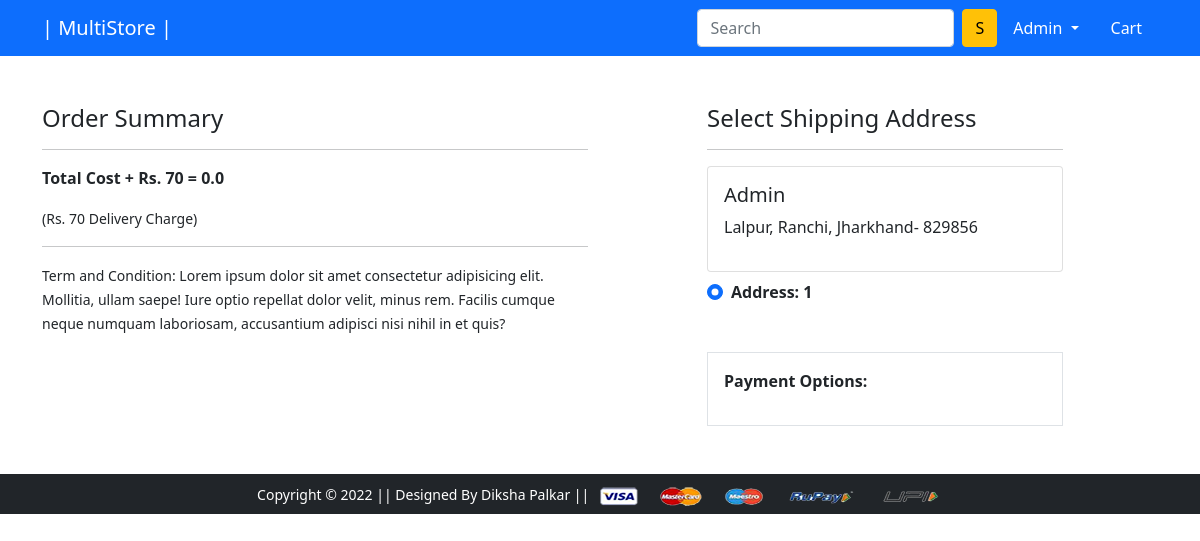
/checkout/ (signed in), run on an earlier commit of the app's database.
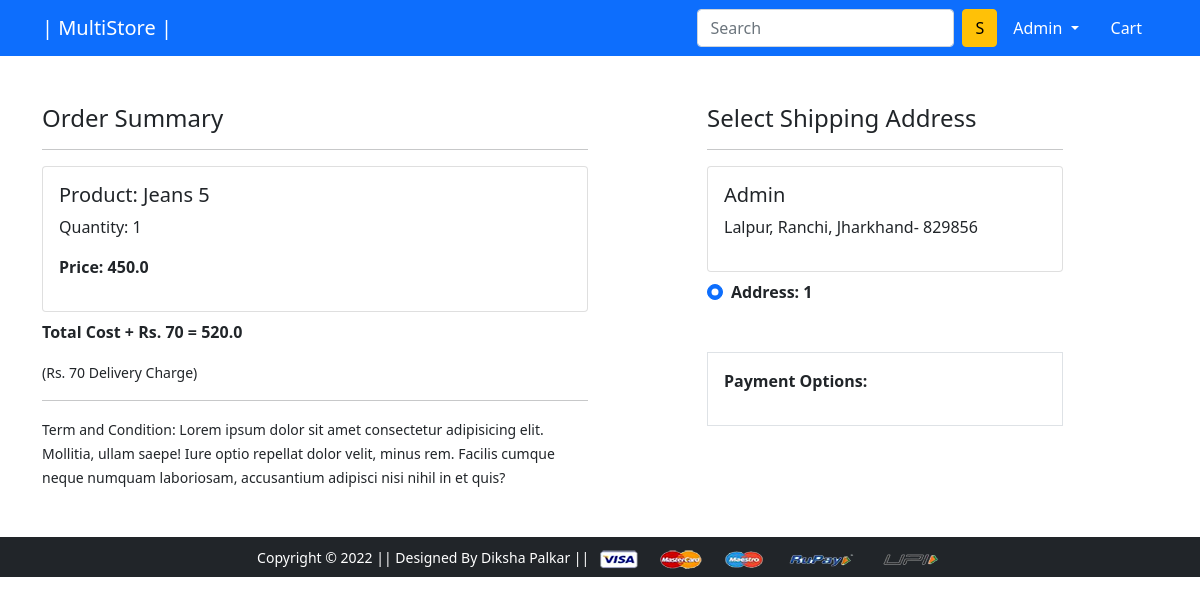
And on a later commit of the database.
### app/models.py (models this page shows, shortened)
class Customer(models.Model):
 user = models.ForeignKey(User, on_delete=models.CASCADE)
 name = models.CharField(max_length=200)
 locality = models.CharField(max_length=200)
 city = models.CharField(max_length=50)
 zipcode = models.IntegerField()
 state = models.CharField(choices=STATE_CHOICES, max_length=50)

class Cart(models.Model):
 user = models.ForeignKey(User, on_delete=models.CASCADE)
 product = models.ForeignKey(Product, on_delete=models.CASCADE)
 quantity = models.PositiveIntegerField(default=1)
 @property
 def total_cost(self):
   return self.quantity * self.product.discounted_price

class Product(models.Model):
 title = models.CharField(max_length=100)
 selling_price = models.FloatField()
 discounted_price = models.FloatField()
 description = models.TextField()
 brand = models.CharField(max_length=100)
 category = models.CharField( choices=CATEGORY_CHOICES, max_length=2)
 product_image = models.ImageField(upload_to='productimg')

### app/views.py (the view)
# urls.py: path('checkout/', views.checkout, name='checkout'),
@login_required
def checkout(request):
	user = request.user
	add = Customer.objects.filter(user=user)
	cart_items = Cart.objects.filter(user=request.user)
	amount = 0.0
	shipping_amount = 70.0
	totalamount=0.0
	cart_product = [p for p in Cart.objects.all() if p.user == request.user]
	if cart_product:
		for p in cart_product:
			tempamount = (p.quantity * p.product.discounted_price)
			amount += tempamount
		totalamount = amount+shipping_amount
	return render(request, 'app/checkout.html', {'add':add, 'cart_items':cart_items, 'totalcost':totalamount})

### app/templates/app/checkout.html (shortened to what this page needs)
{% extends 'app/base.html' %}
{% load static %}
{% block main-content %}
<div class="container">
 <div class="row mt-5">
  <div class="col-sm-6">
    <h4>Order Summary</h4>
    <hr>
    {% for item in cart_items %}
      <div class="card mb-2">
        <div class="card-body">
          <h5>Product: {{item.product.title}}</h5>
          <p>Quantity: {{item.quantity}}</p>
          <p class="fw-bold">Price: {{item.total_cost}}</p>
        </div>
      </div>
    {% endfor %}
    <p class="fw-bold">Total Cost + Rs. 70  = {{totalcost}}</p>
    <small>(Rs. 70 Delivery Charge)</small> <hr>
    <small>Term and Condition: Lorem ipsum dolor sit amet consectetur adipisicing elit. Mollitia, ullam saepe! Iure optio repellat dolor velit, minus rem. Facilis cumque neque numquam laboriosam, accusantium adipisci nisi nihil in et quis?</small>
  </div>
  <div class="col-sm-4 offset-sm-1">
    <h4>Select Shipping Address</h4>
    <hr>
    <form action="/paymentdone" id="myform">
    {% for ad in add %}
      <div class="card">
        <div class="card-body">
        <h5>{{ad.name}}</h5>
        <p>{{ad.locality}}, {{ad.city}}, {{ad.state}}- {{ad.zipcode}}</p>
        </div>
      </div>
        <div class="form-check mt-2 mb-5">
          <input class="form-check-input" type="radio" name="custid" id="custadd{{forloop.counter}}" value="{{ad.id}}" checked>
          <label class="form-check-label fw-bold" for="custadd{{forloop.counter}}">
            Address: {{ forloop.counter }} </label>
        </div>
      {% endfor %}
        <div class="border p-3">
          <p class="fw-bold">Payment Options:</p>
        </div>
      </form>
    </div>
  </div>
</div>
{% endblock main-content %}

What changed in the data, as far as the page shows it:
added Cart: product "Jeans 5", quantity "1", total_cost "450.0"
Also different on the page:
{{ totalcost }}: "0.0" → "520.0"
